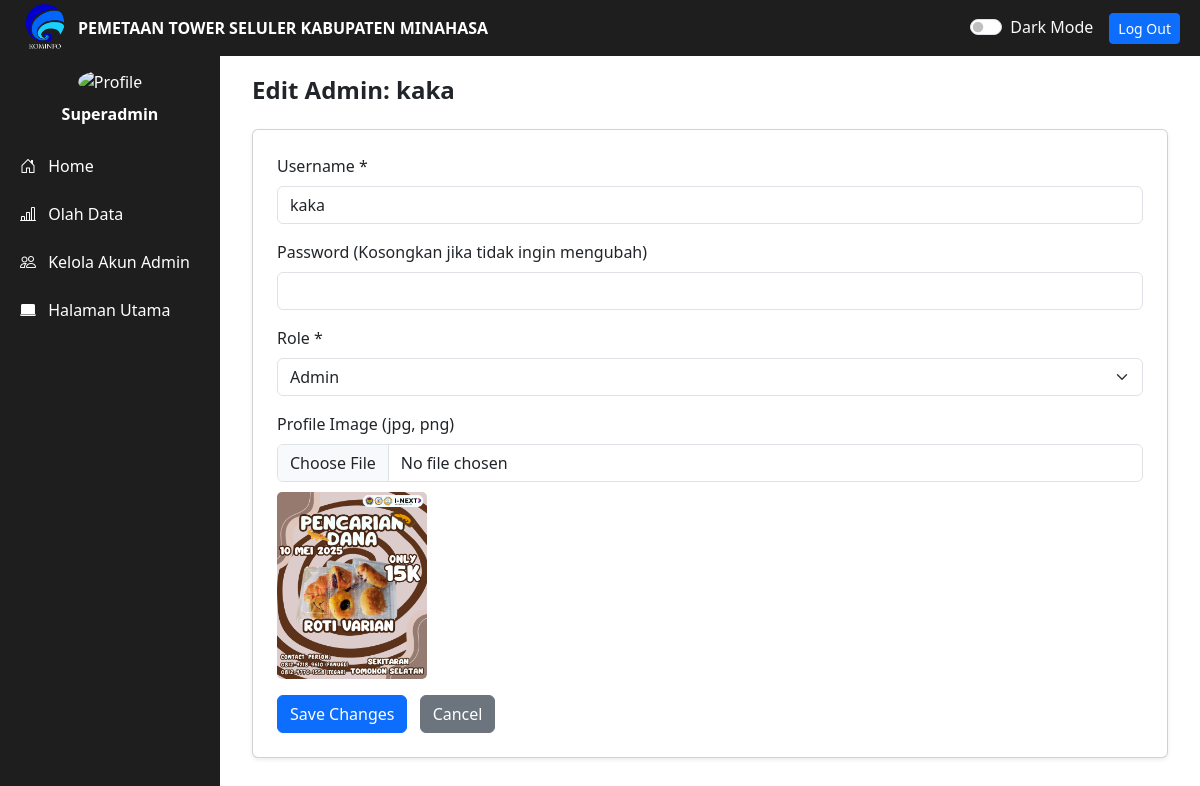
The app's page /admin/dashboard_admin.php?page=edit_admin&id=9 (signed in) with its own data.
### tables this page shows
CREATE TABLE `akun` (
  `id` int(11) NOT NULL,
  `username` varchar(20) NOT NULL,
  `password` varchar(255) NOT NULL,
  `role` varchar(50) DEFAULT 'admin',
  `profile_image` varchar(255) DEFAULT NULL
);

### admin/pages/edit_admin.php (the view, shortened to what this page needs)
<?php
require_once '../koneksi.php';
$id = isset($_GET['id']) ? intval($_GET['id']) : 0;
$stmt = $conn->prepare("SELECT username, role, profile_image FROM akun WHERE id = ?");
$stmt->bind_param("i", $id);
$stmt->execute();
$stmt->bind_result($username, $role, $profile_image);
?>
<!DOCTYPE html>
<html lang="en">
<head>
    <link href="https://cdn.jsdelivr.net/npm/bootstrap@5.3.3/dist/css/bootstrap.min.css" rel="stylesheet" />
</head>
<body>
<main>
    <div class="container-fluid">
        <h4 class="mb-4 font-weight-bold">Edit Admin: <?= htmlspecialchars($username) ?></h4>
        <div class="card p-4 shadow-sm">
<form method="POST" action="" enctype="multipart/form-data">
                <div class="mb-3">
                    <label for="username" class="form-label">Username *</label>
                    <input type="text" id="username" name="username" class="form-control" value="<?= htmlspecialchars($username) ?>" required />
                </div>
                <div class="mb-3">
                    <label for="password" class="form-label">Password (Kosongkan jika tidak ingin mengubah)</label>
                    <input type="password" id="password" name="password" class="form-control" />
                </div>
                <div class="mb-3">
                    <label for="role" class="form-label">Role *</label>
                    <select id="role" name="role" class="form-select" required>
                        <option value="admin" <?= $role === 'admin' ? 'selected' : '' ?>>Admin</option>
                    </select>
                </div>
                <div class="mb-3">
                    <label for="profile_image" class="form-label">Profile Image (jpg, png)</label>
                    <input type="file" id="profile_image" name="profile_image" class="form-control" accept=".jpg,.jpeg,.png" />
            <?php if (!empty($profile_image)): ?>
                <img id="preview" src="../uploads/profile_images/<?= htmlspecialchars($profile_image) ?>" alt="Image Preview" style="max-width: 150px; margin-top: 10px; border-radius: 5px;" />
            <?php else: ?>
                <img id="preview" src="#" alt="Image Preview" style="display:none; max-width: 150px; margin-top: 10px; border-radius: 5px;" />
            <?php endif; ?>
                </div>
                <button type="submit" class="btn btn-primary">Save Changes</button>
                <a href="?page=manage_admins" class="btn btn-secondary ms-2">Cancel</a>
            </form>
        </div>
    </div>
</main>
</body>
</html>

### admin/dashboard_admin.css (style rules this page uses)
body { margin: 0; padding: 0; font-family: 'Inter', sans-serif; background-color: #f0f8ff; }
input::placeholder { color: gray; transition: color 0.3s ease; font-style: italic; }
h2, h4 { font-weight: bold !important; }

### records on screen
akun: username "kaka", role "Admin", profile_image (picture)

### other values on screen
$_SESSION['role'] "Superadmin"
